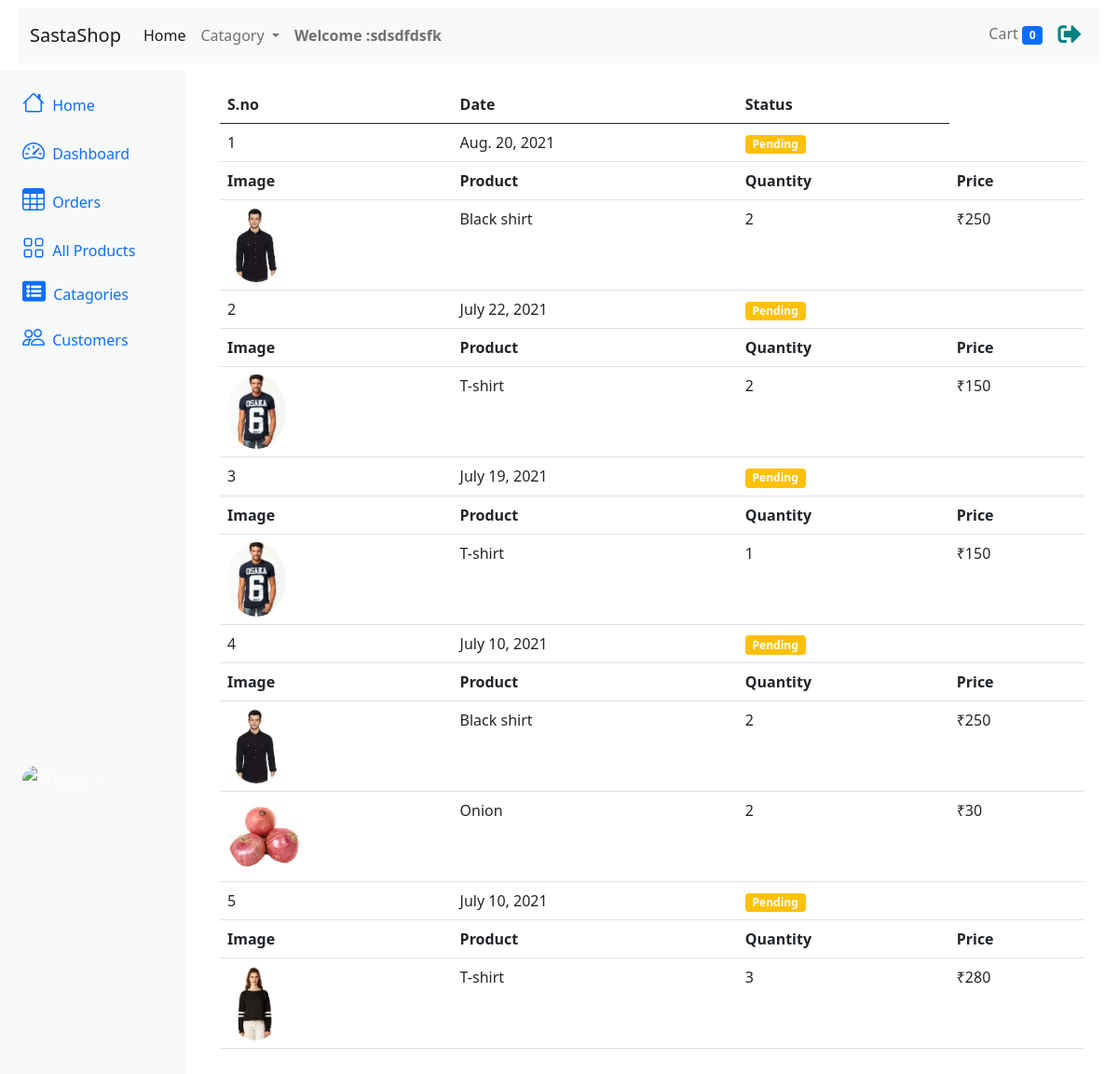
The app's page /order (signed in) with its own data.
### store/models.py (models this page shows, shortened)
class Customer(models.Model):
    first_name = models.CharField(max_length=50)
    last_name = models.CharField(max_length=50)
    phone = models.CharField(max_length=15)
    email = models.EmailField()
    password = models.CharField(max_length=500)

class Order(models.Model):
    customer = models.ForeignKey(Customer,on_delete=models.CASCADE)
    address = models.CharField(max_length=50,default='')
    date = models.DateField(default=datetime.datetime.today)
    status = models.BooleanField(default=False)

class OrderDetail(models.Model):
    order = models.ForeignKey(Order,on_delete=models.CASCADE)
    product = models.ForeignKey(Product,on_delete=models.CASCADE)
    quantity = models.IntegerField(default=1)
    price = models.IntegerField()

class Product(models.Model):
    name = models.CharField(max_length=50)
    price = models.IntegerField(default=0)
    description = models.CharField(max_length=100,default='')
    image = models.ImageField(upload_to='uploads/products/')
    catagory = models.ForeignKey(Catagory,on_delete=models.CASCADE,default=1)
    def __str__(self):
        return self.name

### store/views.py (the view)
    def middleware(request):
        returnUrl = request.META['PATH_INFO']
        if not request.session.get('user'):
            return redirect(f'login?return_url={returnUrl}')
        response = get_response(request)
        return response

### store/templatetags/cart.py (called while the page is built)
@register.filter(name='currency')
def currency(number):
    return "₹"+str(number)

### store/views.py (called while the page is built)
def auth_middleware(get_response):
    def middleware(request):
        returnUrl = request.META['PATH_INFO']
        if not request.session.get('user'):
            return redirect(f'login?return_url={returnUrl}')
        response = get_response(request)
        return response
    return middleware

    def get(self,request):
        orders = Order.objects.filter(customer=Customer(id = request.session.get('customer_id'))).order_by('-date')
        order_detail = OrderDetail.objects.all()
        print(order_detail)
        context={
            'orders':orders,
            'order_detail':order_detail,
        }
        return render(request,"store/order.html",context)

### store/templates/store/order.html (shortened to what this page needs)
{% extends 'store/main.html' %} {% block content %}{% load cart %}
<div class="container-fluid">
  {% include 'store/navbar.html' %}
  <div class="row flex-nowrap">
    <div class="col-auto col-md-3 col-xl-2 px-sm-2 px-0 bg-light">
      <div
        class="
          d-flex
          flex-column
          align-items-center align-items-sm-start
          px-3
          pt-2
          text-white
          min-vh-100
        "
      >
        <ul
          class="
            nav nav-pills
            flex-column
            mb-sm-auto mb-0
            align-items-center align-items-sm-start
          "
          id="menu"
        >
          <li class="nav-item">
            <a href="#" class="nav-link align-middle px-0">
              <i class="fs-4 bi-house"></i>
              <span class="ms-1 d-none d-sm-inline">Home</span>
            </a>
          </li>
          <li>
            <a
              href="#submenu1"
              data-bs-toggle="collapse"
              class="nav-link px-0 align-middle"
            >
              <i class="fs-4 bi-speedometer2"></i>
              <span class="ms-1 d-none d-sm-inline">Dashboard</span>
            </a>
          </li>
          {% if user %}
          <li>
            <a href="{% url 'order' %}" class="nav-link px-0 align-middle">
              <i class="fs-4 bi-table"></i>
              <span class="ms-1 d-none d-sm-inline">Orders</span></a
            >
          </li>
          {% endif %}
          <li>
            <a href="/" class="nav-link px-0 align-middle">
              <i class="fs-4 bi-grid"></i>
              <span class="ms-1 d-none d-sm-inline">All Products</span></a
            >
          </li>
          <li>
            <a
              href="#submenu2"
              data-bs-toggle="collapse"
              class="nav-link px-0 align-middle"
            >
              <i
                class="fa fa-list-alt"
                style="font-size: 25px"
                aria-hidden="true"
              ></i>
              <span class="ms-1 d-none d-sm-inline">Catagories</span></a
            >
          </li>
          <li>
            <a href="#" class="nav-link px-0 align-middle">
              <i class="fs-4 bi-people"></i>
              <span class="ms-1 d-none d-sm-inline">Customers</span>
            </a>
          </li>
        </ul>
        <div class="dropdown pb-4">
          <a
            href="#"
            class="
              d-flex
              align-items-center
              text-white text-decoration-none
              dropdown-toggle
            "
            id="dropdownUser1"
            data-bs-toggle="dropdown"
            aria-expanded="false"
          >
            <img
              src="https://github.com/mdo.png"
              alt="hugenerd"
              width="30"
              height="30"
              class="rounded-circle"
            />
            <span class="d-none d-sm-inline mx-1">loser</span>
          </a>
        </div>
      </div>
    </div>
    <div class="col py-3">
      <div class="container-fluid">
        <table class="table">
          <tr>
            <th>S.no</th>
            <th>Date</th>
            <th>Status</th>
          </tr>
          <tbody>
            {% for o in orders %}
            <tr>
              <td>{{forloop.counter}}</td>
              <td>{{o.date }}</td>
              {% if o.status %}
              <td><small class="badge bg-success">Completed</small></td>
              {% else %}
              <td><small class="badge bg-warning">Pending</small></td>
              {% endif %}
              <td>
                <tr>
                  <th>Image</th>
                  <th>Product</th>
                  <th>Quantity</th>
                  <th>Price</th>
                </tr>
                {% for od in order_detail %} {% if od.order == o %}
                <tr>
                  <td>
                    <img
                      src="{{ od.product.image.url }}"
                      alt="img"
                      style="height: 80px"
                      class="rounded-circle"
                    />
                  </td>
                  <td>{{ od.product }}</td>
                  <td>{{ od.quantity }}</td>
                  <td>{{ od.price|currency }}</td>
                </tr>
                {% endif %} {% endfor %}
              </td>
            </tr>
            {% endfor %}
          </tbody>
        </table>
      </div>
    </div>
  </div>
</div>
{% endblock %}

### store/templates/store/navbar.html (shortened to what this page needs)
<nav class="navbar navbar-expand-lg navbar-light bg-light m-2">
  <div class="container-fluid">
    <a class="navbar-brand" href="/">SastaShop</a>
    <div class="collapse navbar-collapse" id="navbarSupportedContent">
      <ul class="navbar-nav me-auto mb-2 mb-lg-0">
        <li class="nav-item">
          <a class="nav-link active" aria-current="page" href="#">Home</a>
        </li>
        <li class="nav-item dropdown">
          <a
            class="nav-link dropdown-toggle"
            href="#"
            id="navbarDropdown"
            role="button"
            data-bs-toggle="dropdown"
            aria-expanded="false"
          >
            Catagory
          </a>
        </li>
        {% if request.session.user %}
        <li>
          <a class="nav-link"
            ><strong>Welcome :{{ request.session.user }}</strong></a
          >
        </li>
        {% else %}
        <p></p>
        {% endif %}
      </ul>
      <ul class="navbar-nav my-2 my-lg-0">
        <li class="nav-item">
          <a class="nav-link" aria-current="page" href="{% url 'cart' %}"
            >Cart
            <span class="badge bg-primary">
              {{ request.session.cart.keys|length }}</span
            ></a
          >
        </li>
        {% if request.session.user %}
        <li class="nav-item">
          <a class="nav-link" aria-current="page" href="{% url 'logout' %}"
            ><i
              class="fas fa-sign-out-alt"
              style="font-size: 25px; color: teal"
            ></i
          ></a>
        </li>
        {% endif %}
      </ul>
    </div>
  </div>
</nav>

### records on screen
Customer: session.user "sdsdfdsfk"
Order: date "Aug. 20, 2021", status "Pending"
OrderDetail: product.image (picture), product "Black shirt", quantity "2", price "₹250"
Order: date "July 22, 2021", status "Pending"
OrderDetail: product.image (picture), product "T-shirt", quantity "2", price "₹150"
Order: date "July 19, 2021", status "Pending"
OrderDetail: product.image (picture), product "T-shirt", quantity "1", price "₹150"
Order: date "July 10, 2021", status "Pending"
OrderDetail: product.image (picture), product "Black shirt", quantity "2", price "₹250"
OrderDetail: product.image (picture), product "Onion", quantity "2", price "₹30"
Order: date "July 10, 2021", status "Pending"
OrderDetail: product.image (picture), product "T-shirt", quantity "3", price "₹280"

### other values on screen
{{ request.session.cart.keys|length }} "0"
